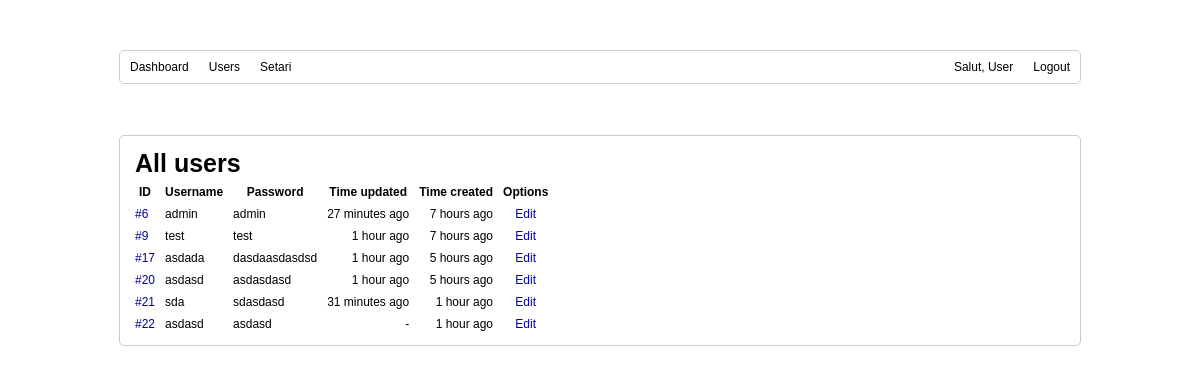
Screenshot of /users with the database file from the repository.
### tables this page shows
CREATE TABLE IF NOT EXISTS `users` (
  `id_user` int(11) NOT NULL AUTO_INCREMENT,
  `username` varchar(20) NOT NULL,
  `password` varchar(64) NOT NULL,
  `time_updated` int(11) NOT NULL,
  `time_created` int(11) NOT NULL,
  PRIMARY KEY (`id_user`)
);

### system/view.php (called while the page is built, shortened)
<?php
class View {
  public function __construct() {
    global $router;
    $this->router = $router;
  }
  public function render(){
    require(VIEW . 'layout/page.php');
  }
}

### app/controllers/users.php (called while the page is built, shortened)
<?php
class Users extends Controller {
  public function index(){
    $this->view->loadView('users/index');
    $this->view->set('page_title', 'Users index page');
    $this->view->set('users', $this->model->prepare($this->model->all()));
    $this->view->render();
  }
}

### system/application.php (called while the page is built, shortened)
<?php
class Application {
  function __construct($match = NULL) {
    global $config;
    $router = new AltoRouter();
    $router->setBasePath($config['base_path']);
    $match = $router->match();
    if($match){
      $load = explode("#", $match["target"]);
      $this->load($load[0], $load[1], $match['params']);
    } else {
      $this->error();
    }
  }
  public function load($controller, $method, $params) {
    $controller = new $controller;
    if(method_exists($controller, $method)) {
      $controller->{$method}($params);
    } else {
      $this->error();
    }
  }
}

### index.php (called while the page is built, shortened)
<?php
$application = new Application();
?>

### system/altorouter.php (called while the page is built, shortened)
<?php
class AltoRouter {
  protected $routes = array();
  protected $namedRoutes = array();
  protected $basePath = '';
  public function setBasePath($basePath) {
    $this->basePath = $basePath;
  }
  public function map($method, $route, $target, $name = null) {
    $this->routes[] = array($method, $route, $target, $name);
    if($name) {
      if(isset($this->namedRoutes[$name])) {
        throw new \Exception("Can not redeclare route '{$name}'");
      } else {
        $this->namedRoutes[$name] = $route;
      }
    }
    return;
  }
  public function generate($routeName, array $params = array()) {
    $route = $this->namedRoutes[$routeName];
    $url = $this->basePath . $route;
    if (preg_match_all('`(/|\.|)\[([^:\]]*+)(?::([^:\]]*+))?\](\?|)`', $route, $matches, PREG_SET_ORDER)) {
      foreach($matches as $match) {
        list($block, $pre, $type, $param, $optional) = $match;
        if ($pre) {
          $block = substr($block, 1);
        }
        if(isset($params[$param])) {
          $url = str_replace($block, $params[$param], $url);
        } elseif ($optional) {
          $url = str_replace($pre . $block, '', $url);
        }
      }
    }
    return $url;
  }
  public function match($requestUrl = null, $requestMethod = null) {
    $params = array();
    $match = false;
    if($requestUrl === null) {
      $requestUrl = isset($_SERVER['REQUEST_URI']) ? $_SERVER['REQUEST_URI'] : '/';
    }
    $requestUrl = substr($requestUrl, strlen($this->basePath));
    if($requestMethod === null) {
      $requestMethod = isset($_SERVER['REQUEST_METHOD']) ? $_SERVER['REQUEST_METHOD'] : 'GET';
    }
    foreach($this->routes as $handler) {
      list($method, $_route, $target, $name) = $handler;
      $methods = explode('|', $method);
      foreach($methods as $method) {
        if (strcasecmp($requestMethod, $method) === 0) {
          $method_match = true;
          break;
        }
      }
      if ($_route === '*') {
        $match = true;
      } elseif (isset($_route[0]) && $_route[0] === '@') {
        $match = preg_match('`' . substr($_route, 1) . '`', $requestUrl, $params);
      } else {
        $route = null;
        $regex = false;
        $j = 0;
        $n = isset($_route[0]) ? $_route[0] : null;
        $i = 0;
        while (true) {
          if (!isset($_route[$i])) {
            break;
          } elseif (false === $regex) {
            $c = $n;
            $regex = $c === '[' || $c === '(' || $c === '.';
            if (false === $regex && false !== isset($_route[$i+1])) {
              $n = $_route[$i + 1];
              $regex = $n === '?' || $n === '+' || $n === '*' || $n === '{';
            }
          }
          $route .= $_route[$i++];
        }
        $regex = $this->compileRoute($route);
        $match = preg_match($regex, $requestUrl, $params);
      }
      if(($match == true || $match > 0)) {
        if($params) {
          foreach($params as $key => $value) {
            if(is_numeric($key)) unset($params[$key]);
          }
        }
        return array(
          'target' => $target,
          'params' => $params,
          'name' => $name
        );
      }
    }
    return false;
  }
  private function compileRoute($route) {
    return "`^$route$`";
  }
}

### libs/mysqlidb.php (called while the page is built, shortened)
<?php
class MysqliDb
{
    protected $_mysqli;
    protected $_query;
    protected $_where = array();
    public function __construct($host, $username, $password, $db, $port = NULL)
    {
        if($port == NULL)
            $port = ini_get('mysqli.default_port');
        $this->_mysqli = new mysqli($host, $username, $password, $db, $port)
            or die('There was a problem connecting to the database');
        $this->_mysqli->set_charset('utf8');
    }
    protected function reset()
    {
        $this->_where = array();
        $this->_query = null;
    }
    public function get($tableName, $numRows = null, $columns = '*')
    {
        $column = is_array($columns) ? implode(', ', $columns) : $columns;
        $this->_query = "SELECT $column FROM $tableName";
        $stmt = $this->_buildQuery($numRows);
        $stmt->execute();
        return $this->_dynamicBindResults($stmt);
    }
    protected function _buildQuery($numRows = null, $tableData = null)
    {
        $hasTableData = is_array($tableData);
        $hasConditional = !empty($this->_where);
        $stmt = $this->_prepareQuery();
        return $stmt;
    }
    protected function _dynamicBindResults(mysqli_stmt $stmt)
    {
        $parameters = array();
        $results = array();
        $meta = $stmt->result_metadata();
        $row = array();
        while ($field = $meta->fetch_field()) {
            $row[$field->name] = null;
            $parameters[] = & $row[$field->name];
        }
        call_user_func_array(array($stmt, 'bind_result'), $parameters);
        while ($stmt->fetch()) {
            $x = array();
            foreach ($row as $key => $val) {
                $x[$key] = $val;
            }
            array_push($results, $x);
        }
        return $results;
    }
    protected function _prepareQuery()
    {
        if (!$stmt = $this->_mysqli->prepare($this->_query)) {
            trigger_error("Problem preparing query ($this->_query) " . $this->_mysqli->error, E_USER_ERROR);
        }
        return $stmt;
    }
}

### app/models/user.php (called while the page is built, shortened)
<?php
class User extends Model {
  public function all($id_user = NULL) {
    if($id_user != NULL) {
      $this->db->where("id_user", $id_user);
      return $this->db->getOne("users");
    } else {
      $cols = array("id_user, username, password, time_updated, time_created");
      return $this->db->get("users", null, $cols);
    }
  }
}

### system/controller.php (called while the page is built, shortened)
<?php
class Controller {
  public function __construct($model = NULL){
    if($model != NULL) {
      $this->model  = new $model;
    }
    $this->view = new View();
  }
}

### system/model.php (called while the page is built, shortened)
<?php
class Model {
  function __construct() {
    global $config;
    $this->db = new MysqliDb(
      $config['db_host'],
      $config['db_username'],
      $config['db_password'],
      $config['db_name']
    );
  }
}

### app/views/users/index.php (the view)
    <h1>All users</h1>
    <table>
      <tr>
        <th>ID</th>
        <th>Username</th>
        <th>Password</th>
        <th>Time updated</th>
        <th>Time created</th>
        <th>Options</th>
      </tr>
<?php foreach ($users as $user) {?>
      <tr>
        <td><a href="<?=$this->router->generate("users_show", array("id" => $user["id_user"]))?>">#<?=$user["id_user"]?></a></td>
        <td><?=$user["username"]?></td>
        <td><?=$user["password"]?></td>
        <td class="right"><small><?=$user["time_updated"]?></small></td>
        <td class="right"><small><?=$user["time_created"]?></small></td>
        <td class="center"><a href="<?=$this->router->generate("users_edit", array("id" => $user["id_user"]))?>">Edit</a></td>
      </tr>
<?php } ?>
    </table>

### app/views/layout/header.php (shortened to what this page needs)
<!doctype html>
<html>
  <head>
<?php foreach (@$this->css as $css) { ?>
    <link rel="stylesheet" href="<?=$css?>" type="text/css" media="screen">
<?php } ?>
  </head>
  <body>

### app/views/layout/page.php (shortened to what this page needs)
<?php include(VIEW . 'layout/header.php'); ?>
<?php if($this->parts["menu"]) { ?>
  <div id="menu">
<?php include($this->parts["menu"]); ?>
  </div>
<?php } ?>
  <div id="content">
<?php include($this->yield); ?>
  </div>
<?php include(VIEW . 'layout/footer.php'); ?>

### app/views/layout/menu.php (shortened to what this page needs)
<nav>
  <ul>
    <li><a href="<?=$this->router->generate("dashboard")?>">Dashboard</a></li>
    <li>
      <span>Users</span>
    </li>
    <li>
      <span>Setari</span>
    </li>
    <li class="right"><a href="">Logout</a></li>
    <li class="right"><span>Salut, User</span></li>
  </ul>
</nav>

### app/views/layout/footer.php
  </body>
</html>

### public/css/style.css (style rules this page uses)
body { font-family: sans-serif; background-color:#ffffff; font-size:12px; }
a { color:#0000a5; text-decoration: none; }
#content { margin: auto; margin-top: 5px; width: 940px; padding: 10px 10px 10px 10px; background-color: #ffffff; -moz-border-radius: 5px; -webkit-border-radius: 5px; -khtml-border-radius: 5px; border-radius: 5px; border: 1px solid #cccccc; }
table tr td,th { padding:5px; }
.center { text-align:center; }
.right { text-align:right; }
h1 { font-size:25px; padding:5px 5px 5px 5px; }

### public/css/menu.css (style rules this page uses)
#menu nav { margin:50px; text-align:center; }
#menu nav ul { width:960px; border:1px solid #cccccc; padding:0px; border-radius:5px; list-style:none; position:relative; display:inline-table; }
#menu nav ul:after { content:""; clear:both; display:block; }
#menu nav ul li { float:left; }
#menu nav ul li.right { float:right; }
#menu nav ul li span { display:block; padding:10px 10px; color:#000000; cursor:default; text-decoration:none; }
#menu nav ul li a { display:block; padding:10px 10px; color:#000000; text-decoration:none; }

### rows the page displays
users: id_user "6", username "admin", password "admin", time_updated "27 minutes ago", time_created "7 hours ago"
users: id_user "9", username "test", password "test", time_updated "1 hour ago", time_created "7 hours ago"
users: id_user "17", username "asdada", password "dasdaasdasdsd", time_updated "1 hour ago", time_created "5 hours ago"
users: id_user "20", username "asdasd", password "asdasdasd", time_updated "1 hour ago", time_created "5 hours ago"
users: id_user "21", username "sda", password "sdasdasd", time_updated "31 minutes ago", time_created "1 hour ago"
users: id_user "22", username "asdasd", password "asdasd", time_updated "-", time_created "1 hour ago"
